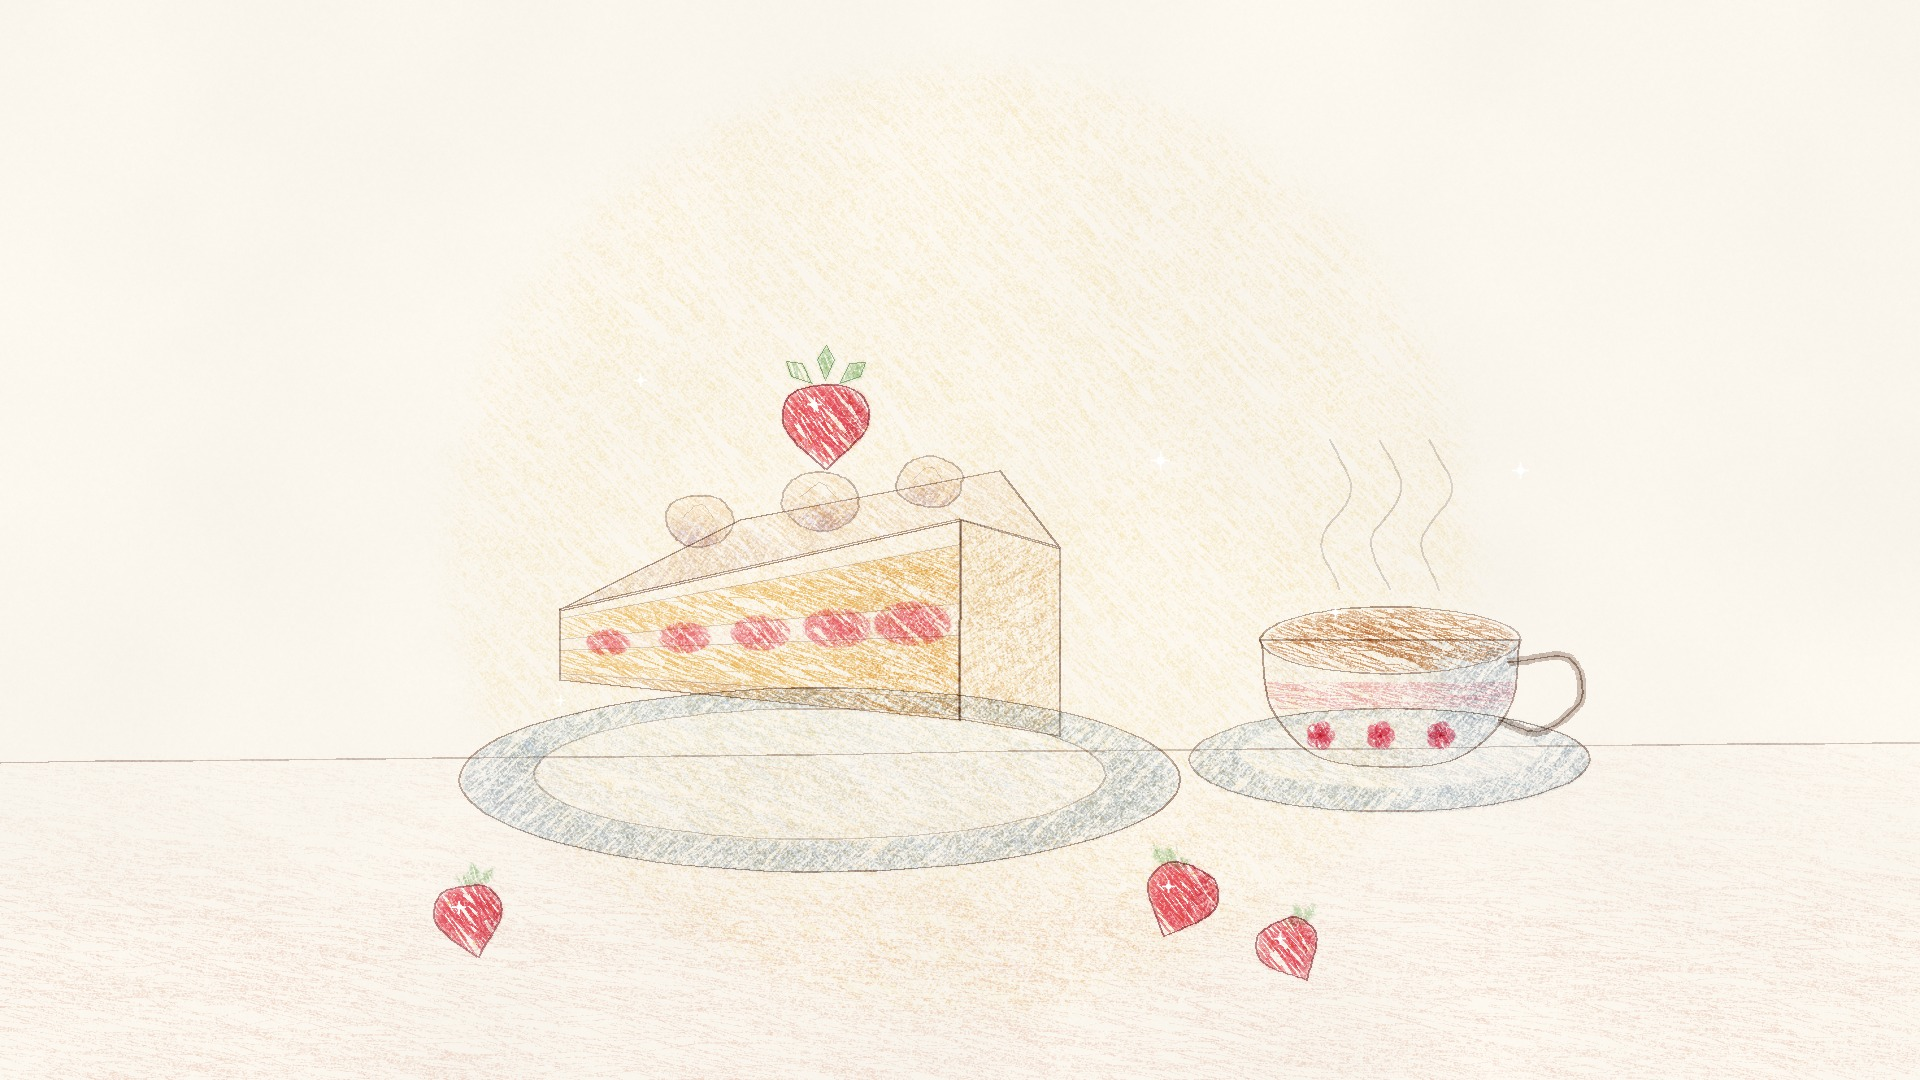

Reproduce this figure in Python.
"""Example (Korean-style coloured pencil): Afternoon Dessert / 午后甜点 — strawberry shortcake,
a cup of tea, strawberries; soft layered hatching, grainy wax on paper tooth, brown pencil
outlines, white gel-pen sparkles. Pure code, no image model.
python3 colorpencil_dessert.py [out.png] [--stages DIR]
"""
import os, sys
sys.path.insert(0, os.path.join(os.path.dirname(os.path.abspath(__file__)), '..', 'lib'))
import numpy as np
from colorpencil import ColorPencil, hexc
from core import spline, blob_pts, blur

out = sys.argv[1] if len(sys.argv) > 1 and not sys.argv[1].startswith('--') else 'colorpencil_dessert.png'
stages = sys.argv[sys.argv.index('--stages') + 1] if '--stages' in sys.argv else None

p = ColorPencil(1920, 1080, seed=327)
p.paper()
rng = p.rng
BROWN = '#8a6a5a'
p.stage('paper')

# ---- soft backdrop circle and a table band
p.hatch(p.mask_ellipse(960, 540, 470, 430, feather=40), '#fbe7ad', pressure=0.35, angle=0.8, spacing=6, edge_fade=60)
table = p.mask_poly([(0, 760), (1920, 740), (1920, 1080), (0, 1080)], feather=6) * np.clip((p.YY - 740) / 200, 0.4, 1)
p.hatch(table, '#f2cdbf', pressure=0.4, angle=0.15, spacing=6, length=(60, 160), edge_fade=0)
p.line(spline([(0, 762), (960, 752), (1920, 742)], 20), BROWN, 2.0, 0.35)
p.stage('backdrop')

# ---- plate
PX, PY = 820, 780
plate = p.mask_ellipse(PX, PY, 360, 92)
p.hatch(plate, '#e3ebf1', pressure=0.5, angle=0.3)
inner = p.mask_ellipse(PX, PY - 6, 285, 66)
p.hatch(plate * (1 - inner), '#a9bccd', pressure=0.5, angle=2.4)
ell = lambda cx, cy, rx, ry, n=80: [(cx + rx * np.cos(t), cy + ry * np.sin(t)) for t in np.linspace(0, 2 * np.pi, n, endpoint=False)]
p.outline(ell(PX, PY, 360, 92), BROWN, 2.2, 0.55)
p.outline(ell(PX, PY - 6, 285, 66), BROWN, 1.6, 0.3)

# ---- strawberry shortcake slice (cut face with layers, cream top, crust side)
TT, TB = (560, 610), (560, 680)            # tip top / bottom
BT, BB = (960, 520), (960, 720)            # back edge of the cut face
RT, RB = (1060, 548), (1060, 736)          # far edge of the round side
cut = [TT, BT, BB, TB]
side = [BT, RT, RB, BB]
top = [TT, (740, 520), (1000, 470), RT, BT]
def lerp(a, b, t): return (a[0] + (b[0] - a[0]) * t, a[1] + (b[1] - a[1]) * t)
def band(f0, f1):
    return p.mask_poly([lerp(TT, TB, f0), lerp(BT, BB, f0), lerp(BT, BB, f1), lerp(TT, TB, f1)], feather=1.2)
p.hatch(p.mask_poly(side), '#f7e6c4', pressure=0.5, angle=1.4)
p.shade(p.mask_poly(side), '#e2b98a', pressure=0.35, angle=2.6)
for (f0, f1, col, pr) in [(0.0, 0.12, '#fbe9d2', 0.5), (0.12, 0.42, '#f3c36b', 0.7), (0.42, 0.58, '#fbe4dc', 0.5),
                          (0.58, 0.9, '#f3c36b', 0.7), (0.9, 1.0, '#dfa45a', 0.75)]:
    p.hatch(band(f0, f1), col, pressure=pr, angle=0.35)
for k in range(5):                         # strawberry slices in the cream layer
    t = 0.12 + k * 0.19
    cx, cy = lerp(lerp(TT, TB, 0.5), lerp(BT, BB, 0.5), t)
    r = 18 + 22 * t
    m = p.mask_ellipse(cx, cy, r, r * 0.55)
    p.hatch(m, '#ef6f7f', pressure=0.75, angle=0.8, spacing=4)
    p.hatch(p.mask_ellipse(cx, cy, r * 0.5, r * 0.28), '#ffd0d6', pressure=0.4, angle=2.0)
p.shade(band(0.12, 1.0) * np.clip((p.XX - 560) / 400, 0, 1) ** 2, '#d9a35f', pressure=0.35, angle=2.4)
p.hatch(p.mask_poly(top), '#f7e4cb', pressure=0.62, angle=0.6)
p.shade(p.mask_poly(top) * np.clip((p.YY - 470) / 140, 0, 1), '#d8c6d6', pressure=0.45, angle=2.2)
for poly in (cut, side, top):
    p.outline(poly, BROWN, 2.0, 0.55)
for k in range(4):                         # layer lines on the cut face
    f = [0.12, 0.42, 0.58, 0.9][k]
    p.line([lerp(TT, TB, f), lerp(BT, BB, f)], BROWN, 1.3, 0.25)
# cream dollops and a whole strawberry on top
for (cx, cy, r) in [(700, 520, 34), (820, 500, 38), (930, 482, 32)]:
    pts = blob_pts(cx, cy, r, r * 0.8, rough=0.12, n=60, seed=int(cx))
    p.hatch(p.mask_poly(pts), '#f8e2c4', pressure=0.65, angle=0.6)
    p.shade(p.mask_poly(pts) * np.clip((p.YY - cy + r * 0.3) / r, 0, 1), '#c9b3d1', pressure=0.7, angle=2.2)
    p.outline(pts, BROWN, 1.6, 0.4)
    p.line(spline([(cx - r * 0.5, cy - r * 0.1), (cx, cy - r * 0.45), (cx + r * 0.4, cy - r * 0.1)], 8), BROWN, 1.2, 0.25)
SB = [(826, 470), (786, 430), (790, 395), (826, 385), (862, 395), (866, 430)]
sb = spline(SB + [SB[0]], 10)
p.hatch(p.mask_poly(sb), '#ea4f62', pressure=0.8, angle=0.9, spacing=4)
p.shade(p.mask_poly(sb) * np.clip((p.XX - 820) / 50, 0, 1), '#b8324a', pressure=0.5, angle=2.3)
p.outline(sb, '#8a3a44', 1.8, 0.6)
for (lx, ly, a) in [(812, 384, -2.4), (826, 380, -1.57), (840, 384, -0.7)]:
    leaf = [(lx, ly), (lx + np.cos(a - 0.4) * 22, ly + np.sin(a - 0.4) * 22), (lx + np.cos(a) * 34, ly + np.sin(a) * 34), (lx + np.cos(a + 0.4) * 22, ly + np.sin(a + 0.4) * 22)]
    p.hatch(p.mask_poly(leaf), '#6fae5a', pressure=0.75, angle=1.2, spacing=4)
    p.outline(leaf, '#4e7a3c', 1.4, 0.5)
p.dots(p.mask_poly(sb), '#fbe3a0', n=16, r=(1.6, 2.6))
p.stage('cake')

# ---- teacup and saucer with steam
CX, CY = 1390, 640
p.hatch(p.mask_ellipse(CX, 760, 200, 52), '#dfe8ef', pressure=0.55, angle=0.3)
p.shade(p.mask_ellipse(CX, 760, 200, 52) * (1 - p.mask_ellipse(CX, 752, 150, 34)), '#a9bccd', pressure=0.5, angle=2.3)
p.outline(ell(CX, 760, 200, 52), BROWN, 2.0, 0.5)
body = spline([(CX - 130, CY), (CX - 118, CY + 70), (CX - 60, CY + 120), (CX + 60, CY + 120), (CX + 118, CY + 70), (CX + 130, CY)], 12).tolist()
cup = body + [(CX + 130, CY), (CX - 130, CY)]
p.hatch(p.mask_poly(cup), '#f1eef0', pressure=0.5, angle=0.5)
p.shade(p.mask_poly(cup) * np.clip((p.XX - CX + 20) / 120, 0, 1), '#aebfd0', pressure=0.55, angle=2.3)
p.hatch(p.mask_poly(cup) * (np.abs(p.YY - (CY + 55)) < 14), '#f2a7b4', pressure=0.65, angle=0.2)      # pink band
for fx in (CX - 70, CX - 10, CX + 50):                                                                  # little flowers
    for a in np.linspace(0, 2 * np.pi, 5, endpoint=False):
        p.hatch(p.mask_ellipse(fx + np.cos(a) * 7, CY + 95 + np.sin(a) * 7, 5.5, 5.5), '#f08aa0', pressure=0.8, spacing=3, length=(6, 12), edge_fade=0)
handle = [(CX + 118, CY + 22), (CX + 178, CY + 18), (CX + 190, CY + 60), (CX + 150, CY + 92), (CX + 108, CY + 80)]
p.line(spline(handle, 10), BROWN, 9, 0.35)
p.line(spline(handle, 10), BROWN, 2.0, 0.55)
p.outline(cup, BROWN, 2.0, 0.55)
p.hatch(p.mask_ellipse(CX, CY, 124, 30), '#c9824a', pressure=0.65, angle=0.3)
p.hatch(p.mask_ellipse(CX - 30, CY - 6, 50, 10), '#e9b27a', pressure=0.4, angle=0.3)
p.outline(ell(CX, CY, 130, 34), BROWN, 2.0, 0.55)
for k in range(3):
    x0 = CX - 50 + k * 50
    p.line(spline([(x0, CY - 50), (x0 - 18, CY - 100), (x0 + 12, CY - 150), (x0 - 10, CY - 200)], 10), '#b7aaa4', 2.2, 0.4)
p.stage('tea')

# ---- a few strawberries on the table, sparkles
def berry(x, y, s, rot):
    pts = spline([(x, y + 40 * s), (x - 34 * s, y), (x - 26 * s, y - 30 * s), (x, y - 36 * s), (x + 26 * s, y - 30 * s), (x + 34 * s, y), (x, y + 40 * s)], 10)
    c, si = np.cos(rot), np.sin(rot)
    pts = np.stack([x + (pts[:, 0] - x) * c - (pts[:, 1] - y) * si, y + (pts[:, 0] - x) * si + (pts[:, 1] - y) * c], 1)
    m = p.mask_poly(pts)
    p.hatch(m, '#ea4f62', pressure=0.8, angle=0.9, spacing=4)
    p.shade(m * np.clip((p.XX - x) / (30 * s), 0, 1), '#b8324a', pressure=0.5, angle=2.3)
    p.outline(pts, '#8a3a44', 1.6, 0.55)
    p.dots(m, '#fbe3a0', n=12, r=(1.4, 2.4))
    cx, cy = x + np.sin(-rot) * 36 * s, y - np.cos(rot) * 36 * s
    for a in (-2.5, -1.57, -0.64):
        leaf = [(cx, cy), (cx + np.cos(a + rot - 0.4) * 16 * s, cy + np.sin(a + rot - 0.4) * 16 * s), (cx + np.cos(a + rot) * 26 * s, cy + np.sin(a + rot) * 26 * s), (cx + np.cos(a + rot + 0.4) * 16 * s, cy + np.sin(a + rot + 0.4) * 16 * s)]
        p.hatch(p.mask_poly(leaf), '#6fae5a', pressure=0.7, angle=1.2, spacing=4)
    p.sparkle(x - 12 * s, y - 14 * s, 7 * s)
berry(1180, 900, 1.0, 0.4)
berry(1290, 950, 0.85, -0.5)
berry(470, 920, 0.95, -0.2)
for (x, y, r) in [(814, 404, 8), (1335, 612, 7), (560, 700, 6), (1160, 460, 10), (640, 380, 7), (1520, 470, 9)]:
    p.sparkle(x, y, r)

p.save(out, stages_dir=stages)
print('saved', out)
